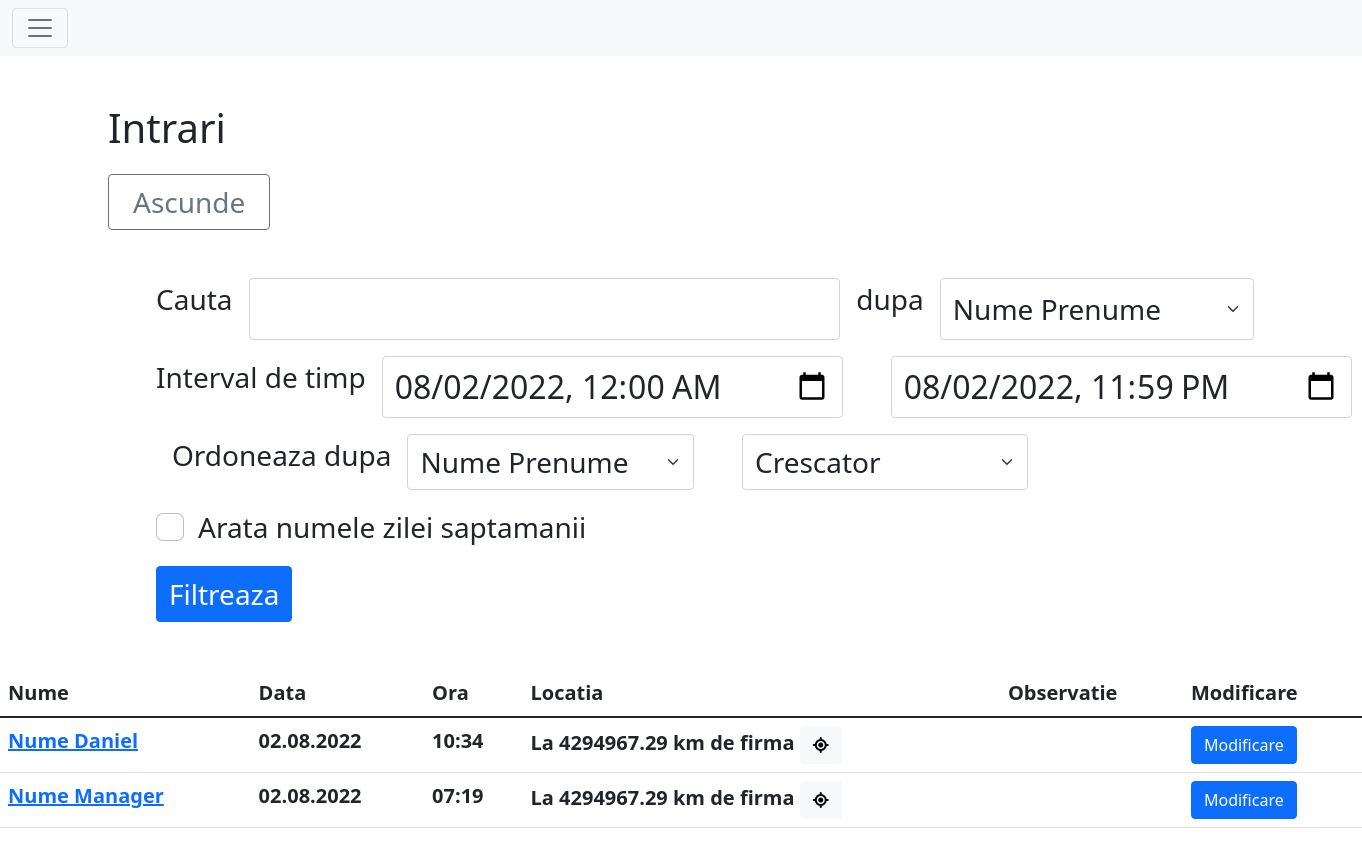
Before: /activity/intrare (signed in) with the older database file.
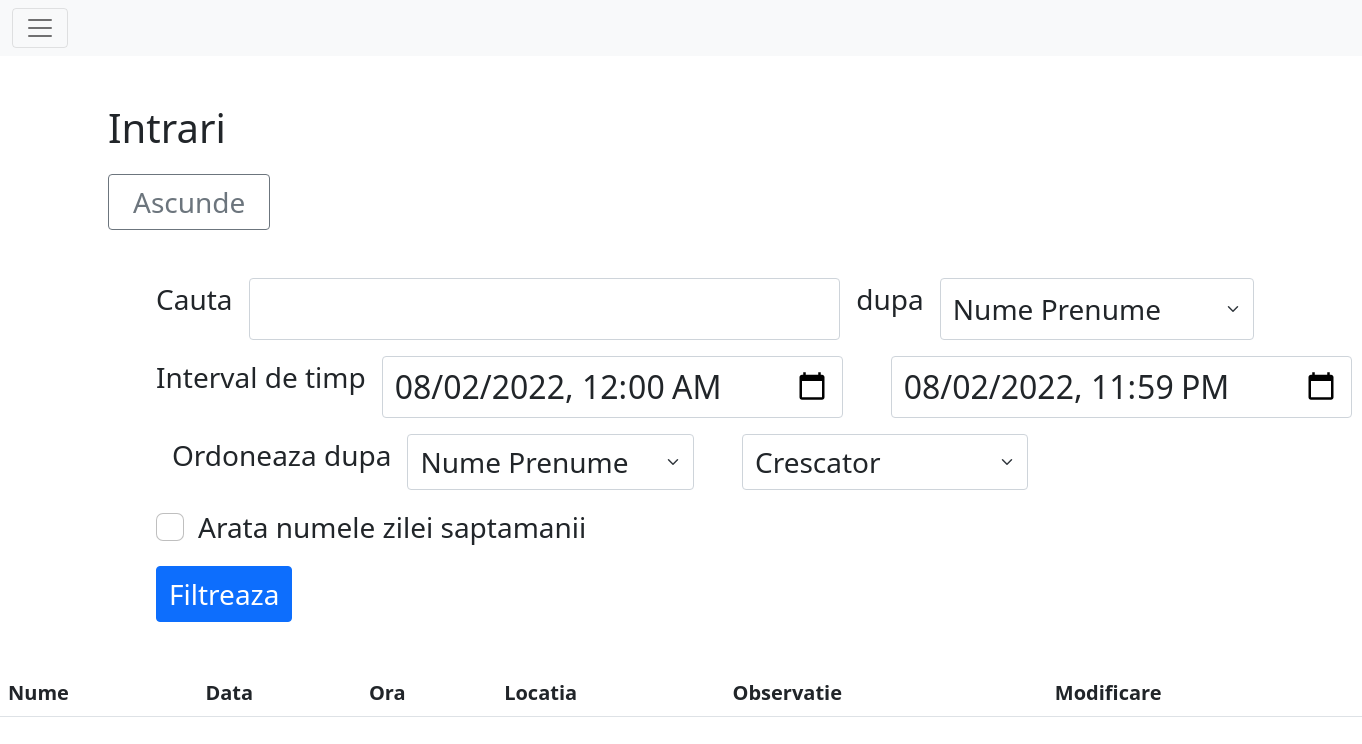
After: the same page with the newer database file.
### main/models.py (models this page shows, shortened)
class Info(models.Model):
    user = models.ForeignKey(User, null=True, on_delete=models.CASCADE)
    latitude = models.DecimalField(blank=True, max_digits=11, decimal_places=8)
    longitude = models.DecimalField(blank=True, max_digits=11, decimal_places=8)
    nrcalcloc = models.IntegerField(blank=True, default=1, verbose_name="Numarul de relocari")
    datetime = models.DateTimeField(blank=True, default=datetime.datetime.strptime("01.01.2022 00:00:00", "%d.%m.%Y %H:%M:%S"))
    text = models.TextField(blank=True, max_length=300, verbose_name="observatie")
    @property
    def getCoords(self):
        return f"{self.latitude},{self.longitude}"

class Intrare(Info):
    class Meta:
        verbose_name_plural='Intrari'

class Info(models.Model):
    user = models.ForeignKey(User, null=True, on_delete=models.CASCADE)
    latitude = models.DecimalField(blank=True, max_digits=11, decimal_places=8)
    longitude = models.DecimalField(blank=True, max_digits=11, decimal_places=8)
    nrcalcloc = models.IntegerField(blank=True, default=1, verbose_name="Numarul de relocari")
    datetime = models.DateTimeField(blank=True, default=datetime.datetime.strptime("01.01.2022 00:00:00", "%d.%m.%Y %H:%M:%S"))
    text = models.TextField(blank=True, max_length=300, verbose_name="observatie")
    @property
    def getCoords(self):
        return f"{self.latitude},{self.longitude}"

class User(AbstractUser):
    nume = models.CharField(blank=False, max_length=50, default="Angajat")
    email = models.EmailField(blank=True, null=False)
    telefon = models.CharField(blank=True, null=False, default='', max_length=15)
    role = models.CharField(blank=False, default="Angajat", max_length=20)
    class Meta:
        verbose_name='Utilizator'
        verbose_name_plural='Utilizatori'

class OwnSettings(models.Model):
    nrrecalcpoz = models.IntegerField(blank=False, default=3, verbose_name="Numarul de relocari")
    secafterrecalc = models.IntegerField(blank=False, default=60, verbose_name="Numarul de secunde dupa care este disponibila o relocare")
    disterror = models.FloatField(blank=False, default=10, verbose_name="Distanta in metrii acceptata ca eroare a calculului de locatie")
    program = models.CharField(blank=False, default="L Ma Mi J V S D", max_length=20)
    min_tolerated = models.IntegerField(blank=False, default=5, verbose_name="Numarul de minute tolerate in calculul celor 8 ore dintre intrare si iesire")
    harta = models.ForeignKey(Harta, null=True, on_delete=models.DO_NOTHING)
    class Meta:
        verbose_name='Setari proprii'
        verbose_name_plural='Setari'

class Forma(models.Model):
    nume = models.CharField(blank=True, default="corp", max_length=30)
    tip = models.CharField(blank=False, default="Cerc", choices=[("Cerc", "Cerc")], max_length=15)
    puncte = models.TextField(blank=False, default="0 0\n0 0")
    def getShape(self):
        model = None
        if self.tip == "Triunghi": model = geometry.Triunghi
        elif self.tip == "Patrulater": model = geometry.Patrulater
        elif self.tip == "Cerc": model = geometry.Cerc
        strpcts = self.puncte.split('\n')
        while "" in strpcts:
            strpcts.remove("")
        pcts = []
        for pctstr in strpcts:
            s = str(pctstr).replace('\r', '').replace(',', ' ').split(' ')
            pcts.append([float(s[0]), float(s[1])])
        return model(*pcts)
    class Meta:
        verbose_name='Arie pe harta'
        verbose_name_plural='Arii pe harta'

### main/views.py (the view)
# urls.py: path("activity/intrare", login_required(views.IntrareActivity.as_view()), name="intrare"),
class IntrareActivity(BaseActivityView):
    titlu = "Intrari"
    model = models.Intrare

### main/geometry.py (called while the page is built)
    @staticmethod
    def __dist(point1: list, point2: list):
        return sqrt((point1[1]-point2[1])**2 + (point1[0]-point2[0])**2)

    @property
    def center(self):
        return (self.__center[0], self.__center[1])

    @property
    def point(self):
        return (self.__point[0], self.__point[1])

### main/templatetags/mytags.py (called while the page is built)
@register.filter(name='role_at_least')
def role_at_least(user, name):
    priorit = {
        "Angajat": 1,
        "Viewer": 2,
        "Manager": 3,
        "Admin": 4,
    }
    if not user.is_authenticated:
        return False
    if name in priorit.keys():
        return priorit[user.role] >= priorit[name]
    return False

@register.filter(name='ftime')
def ftime(datetimegiven: datetime.datetime, tip: str) -> str:
    if datetimegiven is None or str(datetimegiven).__len__() == 0: return "-"
    datetimegiven = utils.getTime(datetimegiven)
    if tip == "time": return datetimegiven.strftime("%H:%M")
    if tip == "date": return datetimegiven.strftime("%d.%m.%Y")
    if tip == "datetime": return datetimegiven.strftime("%d.%m.%Y-%H:%M")
    if tip == "date timenow":
        time = utils.getTime().time()
        datetimegiven = datetime.datetime.combine(datetimegiven.date(), time, tzinfo=pytz.timezone(settings.TIME_ZONE))
        return datetimegiven.strftime("%d.%m.%Y-%H:%M")
    return "-"

@register.filter(name='strloc')
def strloc(info: models.Info) -> str:
    return utils.locStr(info)

### main/utils.py (called while the page is built)
def getTime(info = None):
    now = None
    if info is None: now = utils.timezone.now()
    elif isinstance(info, models.Info): now = info.datetime
    elif isinstance(info, datetime.datetime): now = info
    settings_time_zone = pytz.timezone(settings.TIME_ZONE)
    now = now.astimezone(settings_time_zone)
    return now

def getMinDistance(info: models.Info):
    def get_min_distance(position: tuple):
        forme = models.Forma.objects.all()
        minim = 2**32
        formamin = None
        for forma in forme:
            shape = forma.getShape()
            dc = hs.haversine(shape.center, position, unit=Unit.METERS)
            raza = hs.haversine(shape.center, shape.point, unit=Unit.METERS)
            diff = dc - raza
            if diff < 0: diff = 0
            minim = min(minim, diff)
            formamin = forma
        return minim, formamin.nume
    return get_min_distance((info.latitude, info.longitude))

### templates/sepAct.html (shortened to what this page needs)
{% extends 'base.html' %}
{% block content %}
{% load mytags %}
<div class="w-100 h-100 mb-5">
<div class="container-fluid m-5 fs-1">
    <h1 class="mb-3 ms-5"> {{ titlu }} </h1>
    <button id='btnSHS' title="Arata / Ascunde filtrarea" onclick="arataascunde('filter', 'btnSHS')" class="btn btn-outline-secondary btn-square-md font-weight-bold fs-3 align-self-center my-0 px-4 ms-5" data-bs-toggle="tooltip" data-bs-placement="bottom">Ascunde</button>
    <div class="m-5 fs-3" id="filter">
    <div class="fs-3 mt-5 mx-5 mb-3">
    <form method="get">
        <div class="d-flex flex-row mb-3">
            <p class="me-3 form-label">Cauta</p>
            <input type="search" class="form-control fs-2" name="stext" value="{{ stext }}">
            <p class="me-3 form-label ms-3">dupa</p>
            <select class="form-select flex-shrink-1 fs-3 me-5 w-50" aria-label="Default select example" name="scrit" required>
              <option {% if scrit == "nume" %}selected{% endif %} value="nume">Nume Prenume</option>
            </select>
        </div>
        <div class="d-flex flex-row mb-3">
            <p class="me-3 form-label text-nowrap">Interval de timp</p>
            <input autocomplete="off" type="datetime-local" class="form-control fs-2 me-5" id="inputDate1" pattern="[0-9]{4}-[0-9]{2}-[0-9]{2}T[0-9]{2}:[0-9]{2}" name="date1">
            <input autocomplete="off" type="datetime-local" class="form-control fs-2 me-5" id="inputDate2" pattern="[0-9]{4}-[0-9]{2}-[0-9]{2}T[0-9]{2}:[0-9]{2}" name="date2">
        </div>
        <div class="d-flex flex-row mb-3">
            <p class="me-3 form-label ms-3">Ordoneaza dupa</p>
            <select class="form-select flex-shrink-1 fs-3 me-5 w-25" aria-label="Default select example" name="ocrit">
              <option {% if ocrit == "nume" %}selected{% endif %} value="nume">Nume Prenume</option>
            </select>
            <select class="form-select flex-shrink-1 fs-3 me-5 w-25" aria-label="Default select example" name="oord" required>
              <option {% if oord == "cresc" %}selected{% endif %} value="cresc">Crescator</option>
            </select>
        </div>
        <div class="form-check mt-2">
          <input autocomplete="off" class="form-check-input" type="checkbox" value="1" id="flexCheckDefault" name="showday" {% if showday == "1" %} checked {% endif %}>
          <label class="form-check-label" for="flexCheckDefault">
            Arata numele zilei saptamanii
          </label>
        </div>
        <button type="submit" class="btn btn-primary mt-3 me-5 fs-3">Filtreaza</button>
    </form>
    </div>
    </div>
</div>
</div>
<div class="w-100 h-100">
    <table class="table table-hover fs-5">
        <thead class="">
            <tr>
                <th> Nume </th>
                <th> Data </th>
                <th> Ora </th>
                <th> Locatia </th>
                <th> Observatie </th>
                <th> Modificare </th>
            </tr>
        </thead>
        <tbody>
        {% for info in tabledata %}
            <tr>
                <th> <a href="{% url 'detaliiuser' username=info.user.username %}">{{ info.user.nume }}</a></th>
                <th> {{ info.datetime|ftime:"date" }} </th>
                <th> {{ info.datetime|ftime:"time" }} </th>
                <th> {{ info|strloc }}
                {% if info|strloc != "-" %}<button class="btn btn-light" onclick="loadMap('{{ info.getCoords|safe }}')"><i class="fa-solid fa-location-crosshairs"></i></button>{% endif %}
                </th>
                <th> {{ info.text }} </th>
                <th> <a href="{% url 'actUserFromPath' datein=info.datetime|ftime:"date" dateout=info.datetime|ftime:"date" username=info.user.username%}" class="btn btn-primary">Modificare</a> </th>
            </tr>
        {% endfor %}
        </tbody>
    </table>
</div>
{% endblock %}

### templates/base.html (shortened to what this page needs)
<!DOCTYPE html>
<html lang="ro">
<head>
    <link rel="stylesheet" href="https://cdn.jsdelivr.net/npm/bootstrap@5.1.3/dist/css/bootstrap.min.css">
    {% load static %}
</head>
<body>
{% if user.is_authenticated %}
    <div class="vw-100">
    {% include 'navbar.html' %}
    </div>
{% endif %}
{% block content %}
{% endblock %}
</body>
</html>

### templates/navbar.html (shortened to what this page needs)
{% load mytags %}
<nav class="navbar navbar-expand-xxl navbar-light bg-light fs-1">
  <div class="container-fluid">
    <button class="navbar-toggler" type="button" data-bs-toggle="collapse" data-bs-target="#navbarSupportedContent" aria-controls="navbarSupportedContent" aria-expanded="false" aria-label="Toggle navigation">
      <span class="navbar-toggler-icon"></span>
    </button>
  </div>
</nav>

Changed rows visible on the page:
removed Intrare: user.nume "Nume Daniel", datetime|ftime "02.08.2022", datetime|ftime "10:34", nume "La 4294967.29 km de firma"
removed Intrare: user.nume "Nume Manager", datetime|ftime "02.08.2022", datetime|ftime "07:19", nume "La 4294967.29 km de firma"
